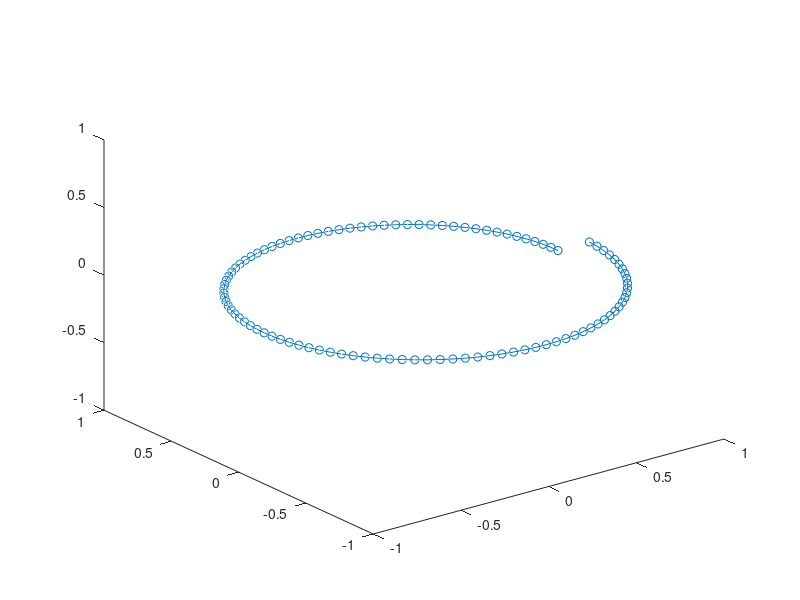

This chart was generated by the following MATLAB code:
clear; clc; clf;

% Parameters
nw=100;
psi_b=2*pi;
CT=0.0045;
Nb=2;
sol=0.02;

psi_w=linspace(0,psi_b,nw);

% Model Coefficients
A=0.78;
LAMBDA=0.145+27*CT;
k1=-0.25*CT/sol;
k2=-1.41*sqrt(0.5*CT);

% Wake tip trajectory
r_tip=A+(1-A)*exp(-LAMBDA*psi_w);
z_tip=zeros(size(psi_w));

for i=1:length(psi_w)
  if (psi_w<=2*pi/Nb)
    ztip(i)=k1*psi_w(i);
  else
    ztip(i)=k1*(2*pi/Nb)+k2*(psi_w(i)-2*pi/Nb);
  end
end

x_tip=r_tip.*cos(psi_b-psi_w);
y_tip=r_tip.*sin(psi_b-psi_w);

plot3(x_tip,y_tip,z_tip,'o-')
